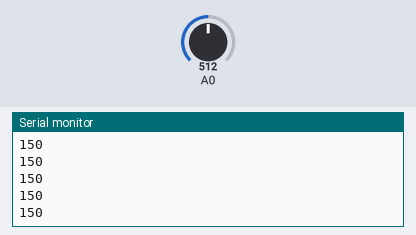
Recording of a sketch running on a simulated Arduino Uno, built with avr-gcc and run on an emulated ATmega328P. Parts: the last lines printed to the serial monitor. The test bench sets the inputs (shaded band); at power-on: A0 = 512.

Above: at 1.2 s.
1.3 s: A0 set to 122
At 2.4 s:
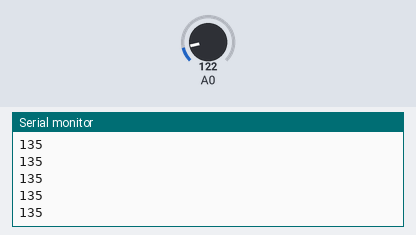
2.8 s: A0 set to 0
At 3.4 s:
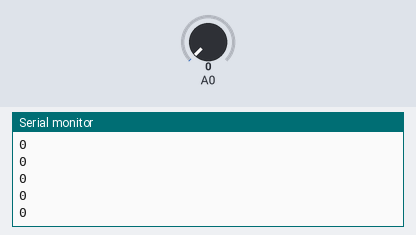
Timing chart, 0 to 5.8 s (numbered marks = the images above; inputs shaded):
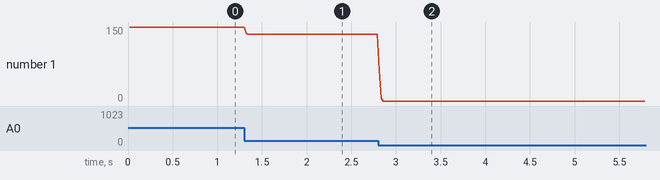

Measured:
- after the input at 1.3 s, the serial monitor: prints a new line at once (image 1)
- after the input at 2.8 s, the serial monitor: prints a new line at once (image 2)
- plotted number 1: 150 → 135 after the input at 1.3 s, 135 → 0 after the input at 2.8 s

The sketch:

worky.ino
```cpp
#define MAX 150
int reading[10];
int finalReading;
byte multiplier = 1;

void setup(){
  Serial.begin(9600); //begin serial communications
}

void loop(){

  //take ten readings in ~0.02 seconds
  for(int i = 0; i < 10; i++){
    reading[i] = analogRead(A0) * multiplier;
    delay(2);
  }

  //average the ten readings
  for(int i = 0; i < 10; i++){
    finalReading += reading[i];
  }
  finalReading /= 10;

  finalReading = constrain(finalReading, 0, MAX);

  /* println gives us a newline delimeter which we end up using */
  Serial.println(finalReading);
}
```
